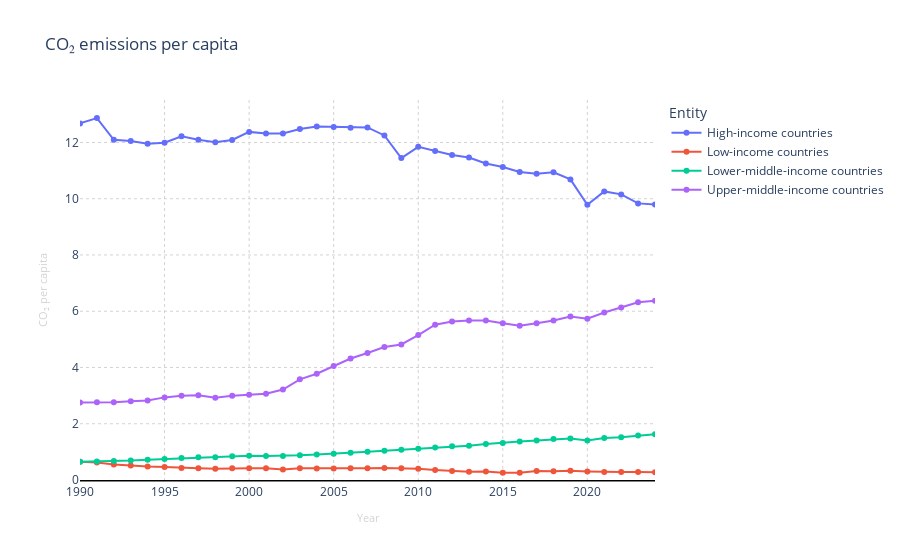

Here is the notebook cell this chart was saved with:
### Markdown cell above
###### This code creates a line graph that displays CO₂ emissions per capita for each income group across time. After selecting the necessary variables, Plotly is used to build the figure. As with the GDP graph, several visual adjustments are applied to make the chart easier to read. These include applying a white background, setting the axis ranges, adding a clear black line on the horizontal axis, using light gray gridlines, and applying softer label formatting. These stylistic choices help improve clarity so that differences in emissions trends across income groups are easy to interpret.

### Code cell
import plotly.express as px

#Year range based on data
year_min = data["Year"].min()
year_max = data["Year"].max()

#Co2 graph
fig = px.line(
    data,
    x="Year",
    y="co2_per_capita",
    color="Entity",
    markers=True,
    title="CO₂ emissions per capita"
)

#White background
fig.update_layout(
    plot_bgcolor="white",
    paper_bgcolor="white"
)

#X Axis edits
fig.update_xaxes(
    title_text="Year",
    title_font=dict(size=11, color="lightgray"),
    range=[year_min, year_max],
    showline=True,
    linewidth=1.5,
    linecolor="black",
    gridcolor="lightgray",
    griddash="dot"
)

#Y Axis edits
fig.update_yaxes(
    title_text="CO₂ per capita",
    title_font=dict(size=11, color="lightgray"),
    range=[0, data["co2_per_capita"].max() * 1.05],
    showline=False,
    gridcolor="lightgray",
    griddash="dot"
)

fig.show()

### Figure 1 — Plotly figure (JSON) as saved in the notebook; plotly's stock layout.template omitted (floating-point values rounded to 4 significant figures)
{"data": [{"hovertemplate": "Entity=High-income countries<br>Year=%{x}<br>co2_per_capita=%{y}<extra></extra>", "legendgroup": "High-income countries", "line": {"color": "#636efa", "dash": "solid"}, "marker": {"symbol": "circle"}, "mode": "lines+markers", "name": "High-income countries", "orientation": "v", "showlegend": true, "type": "scatter", "x": [1990, 1991, 1992, 1993, 1994, 1995, 1996, 1997, 1998, 1999, 2000, 2001, 2002, 2003, 2004, 2005, 2006, 2007, 2008, 2009, 2010, 2011, 2012, 2013, 2014, 2015, 2016, 2017, 2018, 2019, 2020, 2021, 2022, 2023, 2024], "xaxis": "x", "y": [12.68, 12.87, 12.1, 12.05, 11.96, 11.99, 12.22, 12.09, 12.01, 12.09, 12.38, 12.32, 12.32, 12.48, 12.56, 12.55, 12.53, 12.54, 12.25, 11.45, 11.85, 11.69, 11.56, 11.46, 11.25, 11.12, 10.95, 10.89, 10.94, 10.69, 9.786, 10.26, 10.15, 9.833, 9.794], "yaxis": "y"}, {"hovertemplate": "Entity=Low-income countries<br>Year=%{x}<br>co2_per_capita=%{y}<extra></extra>", "legendgroup": "Low-income countries", "line": {"color": "#EF553B", "dash": "solid"}, "marker": {"symbol": "circle"}, "mode": "lines+markers", "name": "Low-income countries", "orientation": "v", "showlegend": true, "type": "scatter", "x": [1990, 1991, 1992, 1993, 1994, 1995, 1996, 1997, 1998, 1999, 2000, 2001, 2002, 2003, 2004, 2005, 2006, 2007, 2008, 2009, 2010, 2011, 2012, 2013, 2014, 2015, 2016, 2017, 2018, 2019, 2020, 2021, 2022, 2023, 2024], "xaxis": "x", "y": [0.6454, 0.6211, 0.5538, 0.5116, 0.4812, 0.4598, 0.4258, 0.4174, 0.4043, 0.4191, 0.4217, 0.4165, 0.3755, 0.4171, 0.4102, 0.4095, 0.4158, 0.4144, 0.4272, 0.4141, 0.4024, 0.3587, 0.323, 0.2966, 0.3023, 0.2572, 0.2618, 0.3222, 0.31, 0.3246, 0.3049, 0.2859, 0.2828, 0.284, 0.2788], "yaxis": "y"}, {"hovertemplate": "Entity=Lower-middle-income countries<br>Year=%{x}<br>co2_per_capita=%{y}<extra></extra>", "legendgroup": "Lower-middle-income countries", "line": {"color": "#00cc96", "dash": "solid"}, "marker": {"symbol": "circle"}, "mode": "lines+markers", "name": "Lower-middle-income countries", "orientation": "v", "showlegend": true, "type": "scatter", "x": [1990, 1991, 1992, 1993, 1994, 1995, 1996, 1997, 1998, 1999, 2000, 2001, 2002, 2003, 2004, 2005, 2006, 2007, 2008, 2009, 2010, 2011, 2012, 2013, 2014, 2015, 2016, 2017, 2018, 2019, 2020, 2021, 2022, 2023, 2024], "xaxis": "x", "y": [0.645, 0.6544, 0.6771, 0.6891, 0.7225, 0.7446, 0.7853, 0.8063, 0.8116, 0.8422, 0.8589, 0.8517, 0.8567, 0.8776, 0.9081, 0.9332, 0.9663, 1.004, 1.043, 1.076, 1.113, 1.157, 1.198, 1.216, 1.28, 1.313, 1.373, 1.407, 1.454, 1.478, 1.406, 1.497, 1.52, 1.583, 1.63], "yaxis": "y"}, {"hovertemplate": "Entity=Upper-middle-income countries<br>Year=%{x}<br>co2_per_capita=%{y}<extra></extra>", "legendgroup": "Upper-middle-income countries", "line": {"color": "#ab63fa", "dash": "solid"}, "marker": {"symbol": "circle"}, "mode": "lines+markers", "name": "Upper-middle-income countries", "orientation": "v", "showlegend": true, "type": "scatter", "x": [1990, 1991, 1992, 1993, 1994, 1995, 1996, 1997, 1998, 1999, 2000, 2001, 2002, 2003, 2004, 2005, 2006, 2007, 2008, 2009, 2010, 2011, 2012, 2013, 2014, 2015, 2016, 2017, 2018, 2019, 2020, 2021, 2022, 2023, 2024], "xaxis": "x", "y": [2.759, 2.765, 2.762, 2.798, 2.827, 2.937, 2.996, 3.014, 2.927, 2.998, 3.033, 3.069, 3.215, 3.578, 3.777, 4.055, 4.318, 4.515, 4.73, 4.818, 5.151, 5.52, 5.631, 5.671, 5.672, 5.571, 5.486, 5.57, 5.673, 5.814, 5.735, 5.953, 6.131, 6.321, 6.377], "yaxis": "y"}], "layout": {"legend": {"title": {"text": "Entity"}, "tracegroupgap": 0}, "paper_bgcolor": "white", "plot_bgcolor": "white", "title": {"text": "CO₂ emissions per capita"}, "xaxis": {"anchor": "y", "domain": [0, 1], "gridcolor": "lightgray", "griddash": "dot", "linecolor": "black", "linewidth": 1.5, "range": [1990, 2024], "showline": true, "title": {"font": {"color": "lightgray", "size": 11}, "text": "Year"}}, "yaxis": {"anchor": "x", "domain": [0, 1], "gridcolor": "lightgray", "griddash": "dot", "range": [0, 13.51], "showline": false, "title": {"font": {"color": "lightgray", "size": 11}, "text": "CO₂ per capita"}}}}
